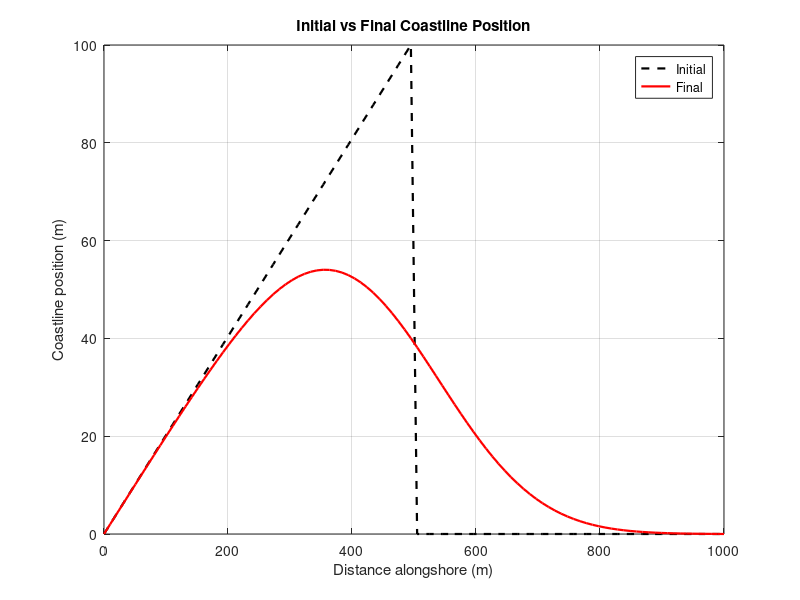
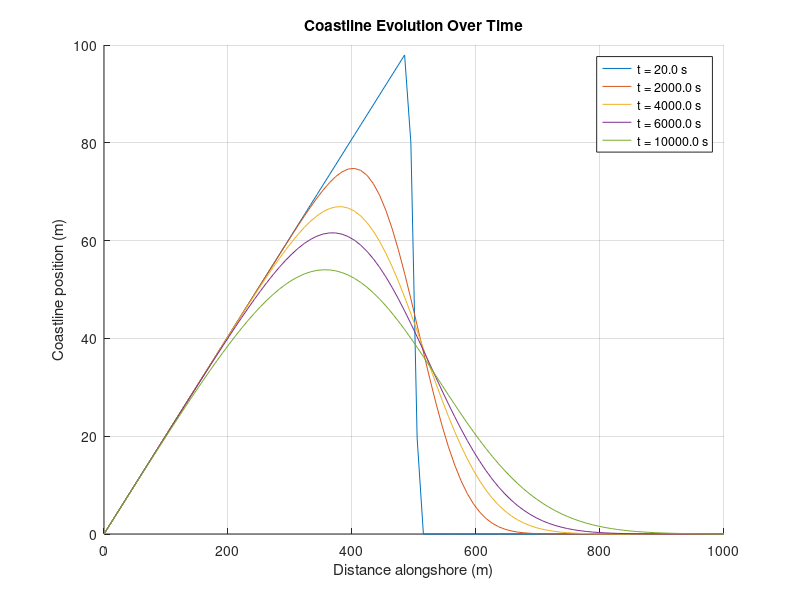
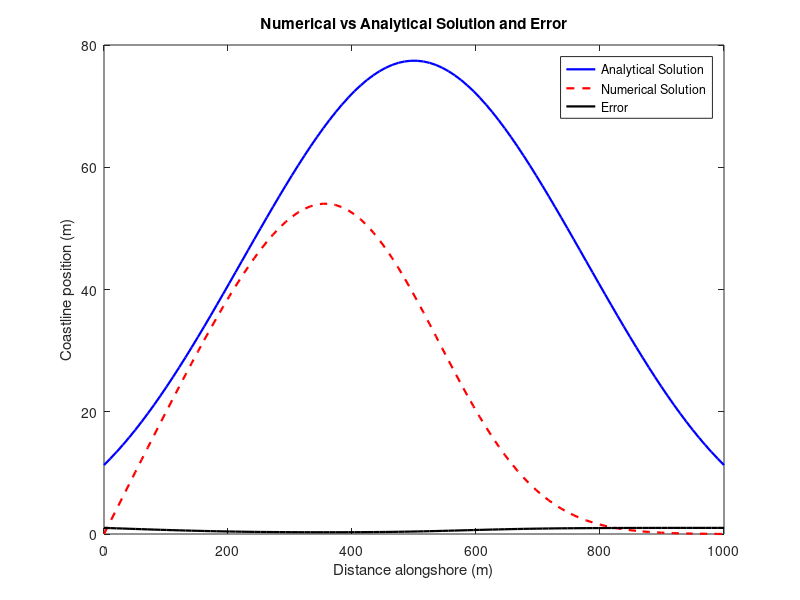
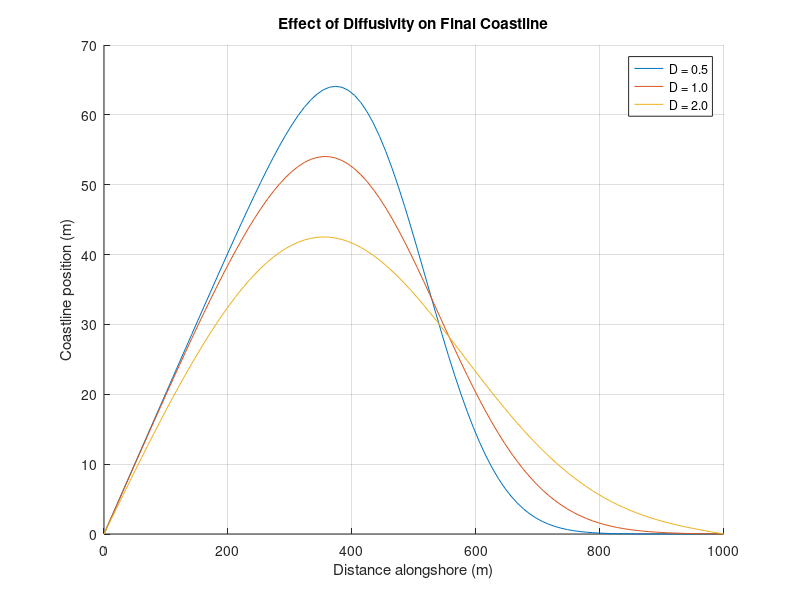

Reproduce these figures in MATLAB, in order.
%% Final Modeling Project Draft Notebook
% Marcus & Angela
 
% Evolution of a Sandy Coastline
%~~~~~~~~~~ Introduction ~~~~~~~~~~%

% We are modeling the evolution of a sandy coastline, which is important to
% study due to the current global rising sea level that leaves coastlines
% vulnerable to further erosion and flooding. Currently, according to Pham 
% Nam, there are 6 numerical modeling methods to study coastline evolution:
% (1) conceptual models, (2) shoreline evolution models, (3) profile 
% evolution models, (4) 2D horizontal morphological evolution models, 
% (5) quasi-3D morphological models, and (6) fully 3D morphological models.
% Here we use a combination of 2D and profile shoreline evolution models. 

%~~~~~~~~~~ Equations ~~~~~~~~~~%

% 1-D diffusion PDE: dy/dt - D*d^2y/dx^2 = 0 
% where "d" = partial derivative and units are m/s

% setting parameters
L = 1000; % length of the domain (m)
T = 10000; % simulation time (s)
D = 1; % diffusivity (m^2/s)
Nx = 100; % number of spatial points
Nt = 500; % number of time steps
dx = L/(Nx -1); % Spatial step size
dt = T/Nt; % time step size

% initial conditions
x = linspace(0, L, Nx);
y = zeros(Nx, 1);
y(1:Nx/2) = linspace(0, 100, Nx/2); % linear initial condition
%% 
% Figure 1 & 2, Intial vs. Final Coastline Position and Evolution over time
% 
% Finite Difference Method (do we need more than one method? how many?)

% Initial vs Final Coastline
figure(1);
plot(x, y, 'k--', 'LineWidth', 1.6, 'DisplayName', 'Initial');
hold on;

for n = 1:Nt
    y_new = y;
    for i = 2:Nx-1
        y_new(i) = y(i) + D * dt / dx^2 * (y(i+1) - 2*y(i) + y(i-1));
    end
    y = y_new;
    % save the final state for comparison
    if n == Nt
        plot(x, y, 'r', 'LineWidth', 1.6, 'DisplayName', 'Final');
    end
end
xlabel('Distance alongshore (m)'); ylabel('Coastline position (m)');
title('Initial vs Final Coastline Position'); legend; grid on;

% store shoreline positions at selected time steps for plotting
time_steps_to_plot = [1, 100, 200, 300, Nt];
y_history = zeros(Nx, length(time_steps_to_plot));
plot_index = 1;
% Reset y for evolution plotting
y = zeros(Nx, 1);
y(1:Nx/2) = linspace(0, 100, Nx/2);

for n = 1:Nt
    y_new = y;
    for i = 2:Nx-1
        y_new(i) = y(i)+D*dt/dx^2*(y(i+1)-2*y(i)+y(i-1));
    end
    y = y_new;
    if ismember(n, time_steps_to_plot)
        y_history(:, plot_index) = y;
        plot_index = plot_index + 1;
    end
end

% Plot selected time steps
figure(2);
hold on;
for i = 1:length(time_steps_to_plot)
    plot(x, y_history(:, i), 'DisplayName', sprintf('t = %.1f s', time_steps_to_plot(i) * dt));
end
xlabel('Distance alongshore (m)'); ylabel('Coastline position (m)');
title('Coastline Evolution Over Time'); legend show; grid on;
%%
% Figure 3, Error Analysis of Intial vs. Final Coastline Position and Evolution over time
%

figure(3);
% Analytical solution function
function y_analytical = analytical_solution(Nx, t, D, y_initial)
    % Analytical solution for the 1D diffusion equation
    % Inputs:
    % Nx - number of spatial points
    % t - time
    % D - diffusion coefficient

    % Ensure t > 0 to avoid division by zero
    if t == 0
        y_analytical = y_initial(Nx); % At t = 0, solution is the initial condition
        return;
    end

    % Analytical solution: Gaussian initial condition
    y_analytical = zeros(size(Nx));
    for i = 1:length(Nx)
        % integrate using numerical approximation (trapz = trapezoid)
        Nx_prime = linspace(min(Nx), max(Nx), 1000); % discretize x' for integration
        gauss = exp(-(Nx(i) - Nx_prime).^2 / (4 * D * t)) / sqrt(4 * pi * D * t);
        y_analytical(i) = trapz(Nx_prime, gauss .* y_initial(Nx_prime));
    end
end

% Reset numerical solution
y = zeros(Nx, 1);
y(1:Nx/2) = linspace(0, 100, Nx/2); % linear initial condition

% Numerical solution for final time
for n = 1:Nt
    y_new = y;
    for i = 2:Nx-1
        y_new(i) = y(i) + D * dt / dx^2 * (y(i+1) - 2*y(i) + y(i-1));
    end
    y = y_new;
end

% Analytical solution
t = T; % final time
y_initial = @(x) (x <= L/2) .* (200 * x / L) + (x > L/2) .* (200 * (L - x) / L);
analytical_y = analytical_solution(x, t, D, y_initial);

% Error calculation
absolute_error = abs(y - analytical_y);
relative_error = absolute_error/analytical_y;

% Plot numerical vs analytical solution and error
plot(x, analytical_y, 'b-', 'LineWidth', 1.6, 'DisplayName', 'Analytical Solution');
hold on;
plot(x, y, 'r--', 'LineWidth', 1.6, 'DisplayName', 'Numerical Solution');
plot(x, relative_error, 'k-', 'LineWidth', 1.6, 'DisplayName', 'Error');
xlabel('Distance alongshore (m)');
ylabel('Coastline position (m)');
title('Numerical vs Analytical Solution and Error');
legend({'Analytical Solution', 'Numerical Solution', 'Error'}, 'Location', 'best');
%% 
% Figure 4, Effect of Diffusivity on Final Coastline
% 
% same methods

figure(4);
D_values = [0.5, 1, 2]; % different diffusivities
hold on;
for D_test = D_values
    y = zeros(Nx, 1);
    y(1:Nx/2) = linspace(0, 100, Nx/2); % reset initial condition
    for n = 1:Nt
        y_new = y;
        for i = 2:Nx-1
            y_new(i) = y(i)+D_test*dt/dx^2*(y(i+1)-2*y(i)+y(i-1));
        end
        y = y_new;
    end
    plot(x, y, 'DisplayName', sprintf('D = %.1f', D_test));
end
xlabel('Distance alongshore (m)'); ylabel('Coastline position (m)');
title('Effect of Diffusivity on Final Coastline'); legend show; grid on;

% Figures 5-7, Varying Diffusivites Along Distance
% same methods used just incorporating different patterns of variation

% Define diffusivity variations
diffusivity_patterns = {
    1 + 0.5 * sin(2*pi*x/L), ... % sinusoidal variation
    [ones(1, Nx/2), 2*ones(1, Nx/2)], ... % step change
    linspace(1, 2, Nx) ... % linear gradient
};

titles = {'Sinusoidal Diffusivity', 'Step Change Diffusivity', 'Linear Gradient Diffusivity'};
% loop through each diffusivity pattern
for pattern_idx = 1:length(diffusivity_patterns)
    D = diffusivity_patterns{pattern_idx};
    y = zeros(Nx, 1);
    y(1:Nx/2) = linspace(0, 100, Nx/2); % linear initial condition
    % time step loop
    y_history = zeros(Nx, Nt/100 + 1); % store results for plotting
    history_idx = 1; % time history storage index
    for n = 1:Nt
        y_new = y;
        for i = 2:Nx-1
            % incorporate the varying diffusivity
            D_i_plus_half = (D(i)+D(i+1))/2; % average diffusivity between i and i+1
            D_i_minus_half = (D(i)+D(i-1))/2; % average diffusivity between i and i-1
            y_new(i) = y(i)+dt/dx^2 * ...
                (D_i_plus_half*(y(i+1)-y(i))-D_i_minus_half*(y(i)-y(i-1)));
        end
        y = y_new;
        % save results every 100 time steps
        if mod(n, 100) == 0
            y_history(:, history_idx) = y;
            history_idx = history_idx+1;
        end
    end
    % plot results for each diffusivity pattern
    figure;
    hold on;
    for t_idx = 1:size(y_history, 2)
        plot(x, y_history(:, t_idx), 'DisplayName', sprintf('t = %.1f s', (t_idx-1)*100*dt));
    end
    xlabel('Distance alongshore (m)'); ylabel('Shoreline position (m)');
    title(titles{pattern_idx}); legend show; grid on;
end

%~~~~~~~~~~ References ~~~~~~~~~~%

% Nam, P. T., Larson, M., Hanson, H., & Hoan, L. X. (2011). 
% A numerical model of beach morphological evolution due to waves and 
% currents in the vicinity of coastal structures. Coastal Engineering, 
% 58(9), 863–876. https://doi.org/10.1016/j.coastaleng.2011.05.006 
